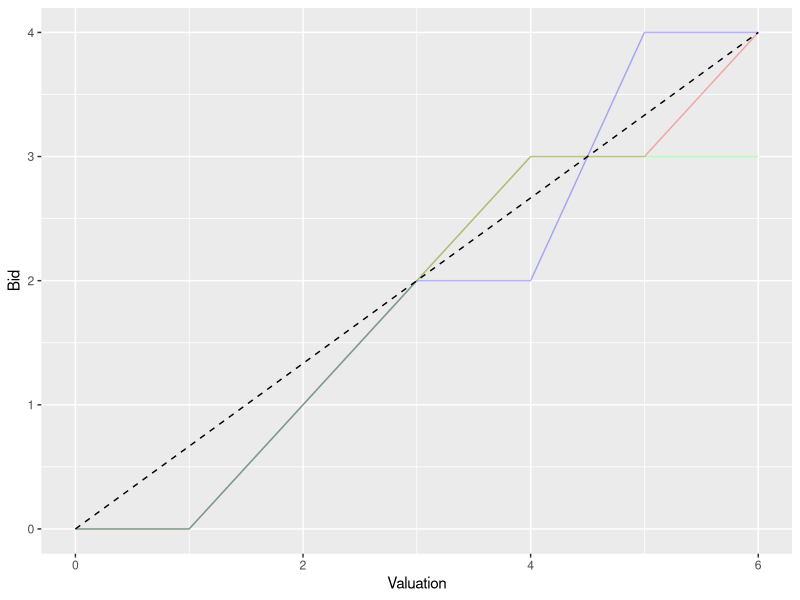

Generate this figure with R:
library(tidyverse)

equilibrium <- read_csv("3_bidders_no_ties_7_valuations.csv")

first_equilibrium <- filter(equilibrium, Equilibria == 1)

temp <- select(first_equilibrium, -Equilibria, -Player)
temp <- rownames_to_column(temp)
temp <- gather(temp, var, value, -rowname)
temp <- spread(temp, rowname, value)
temp <- mutate(temp, valuation = as.numeric(str_sub(var, nchar(var), nchar(var))))
temp <- mutate(temp, cont_bid = valuation * 2.0 / 3.0)


temp <- rename(temp, bidder_1 = 2)
temp <- rename(temp, bidder_2 = 3)
temp <- rename(temp, bidder_3 = 4)

ggplot(data = temp) + 
  xlab("Valuation") + 
  ylab("Bid") +
  geom_line(mapping = aes(x = valuation, y = bidder_1, group = 1), color="red", alpha = 0.3) +
  geom_line(mapping = aes(x = valuation, y = bidder_2, group = 2), color='blue', alpha = 0.3) +
  geom_line(mapping = aes(x = valuation, y = bidder_3, group = 3), color='green',alpha = 0.3) +
  geom_line(mapping = aes(x = valuation, y = cont_bid, group = 4), linetype = "dashed") 
  
